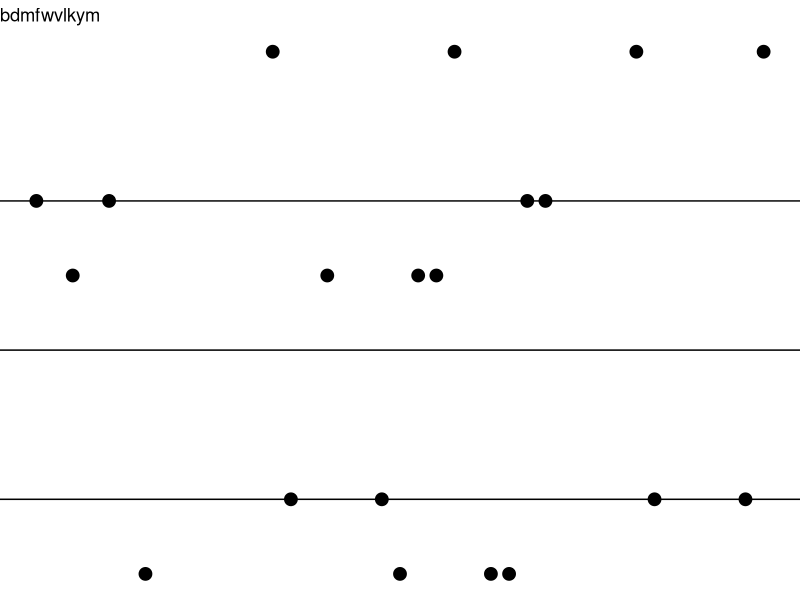

This chart was generated by the following R code:
#' Data generator
#' 
#' Description
#' 
#' @param 
#' @param 
#' @return 

# Preliminaries
rm(list = ls())

library(magrittr)
library(ggplot2)

# Generate data

generate_data <- function(){
  
  x <- data.frame(x = sample(0:40, 20, rep = FALSE),
             y = sample(-2:8, 5, rep = FALSE))
  return(x)
  
}

generate_title <- function(){
  
  title <- sample(stringi::stri_rand_strings(10, 10, pattern = "[a-z]"), 1, rep = TRUE)
  
  return(title)
  
}


plot_music <- function(){
  
  x <- generate_data()
  
  title <- generate_title()
  
  plot <- ggplot(x, aes(x = x, y = y)) + 
    geom_point(size = 4) +
    geom_hline(yintercept = c(2,4,6)) +
    labs(title = title) +
    theme_void() 
  
  return(plot)
  
}

generate_data()
generate_title()
plot_music()
